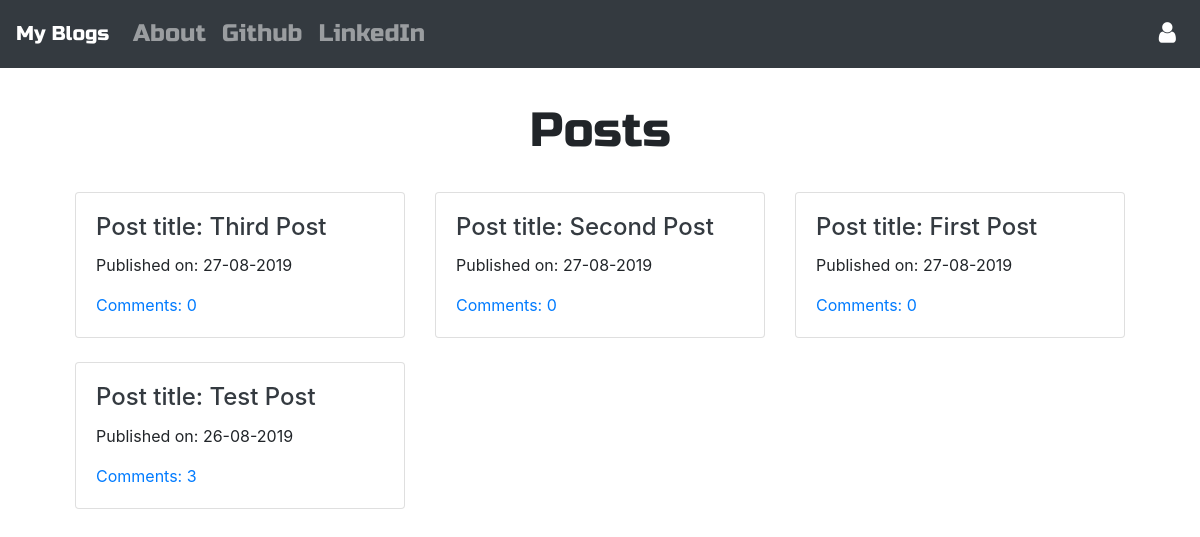
The page / on the database its author committed.
### blog/models.py (models this page shows, shortened)
class Post(models.Model):
    author = models.ForeignKey('auth.User', on_delete=models.CASCADE)
    title = models.CharField(max_length=200)
    text = models.TextField()
    created_date = models.DateTimeField(default=timezone.now())
    published_date  = models.DateTimeField(blank=True, null=True)
    def approve_comments(self):
        return self.comments.filter(approved_comment=True)

### blog/views.py (the view)
# urls.py: path('', views.PostListView.as_view(), name="post_list"),
class PostListView(ListView):
    model = Post
    def get_queryset(self):
        return Post.objects.filter(published_date__lte=timezone.now()).order_by('-published_date')

### blog/templates/blog/post_list.html
{% extends 'blog/base.html' %}
{% block content %}
 <div class="centerstage">
    <h1 class="text-center posttitle">Posts</h1>
    <div class="container">
      <div class="row">
        {% for post in post_list %}
          <div class="col-4">
            <div class="card mt-4">
                <div class="card-body float-left">
                    <h4 class="card-title"><a href="{% url 'blog:post_detail' pk=post.pk %}" class="text-dark">Post title: {{ post.title }}</a></h4>
                    <p class="card-text">Published on: {{ post.published_date|date:'d-m-Y' }}</p>
                    <a href="{% url 'blog:post_detail' pk=post.pk %}">Comments: {{ post.approve_comments.count }}</a>
                </div>
            </div>
          </div>
        {% endfor %}
      </div>
    </div>
  </div>
{% endblock %}

### blog/templates/blog/base.html (shortened to what this page needs)
<!DOCTYPE html>
{% load staticfiles %}
<html lang="en" dir="ltr">
  <head>
    <link rel="stylesheet" href="https://stackpath.bootstrapcdn.com/bootstrap/4.3.1/css/bootstrap.min.css">
    <link rel="stylesheet" href="//cdn.jsdelivr.net/npm/medium-editor@latest/dist/css/medium-editor.min.css" type="text/css" media="screen" charset="utf-8">
    <link rel="stylesheet" href="{% static 'css/blog.css' %}">
    <link href="https://stackpath.bootstrapcdn.com/font-awesome/4.7.0/css/font-awesome.min.css" rel="stylesheet">
  </head>
  <body>
    <nav class="navbar navbar-expand-sm techfont navbar-dark bg-dark">
        <a class="navbar-brand" href="{% url 'blog:post_list' %}">My Blogs</a>
        <div class="collapse navbar-collapse" id="collapsibleNavId">
            <ul class="navbar-nav mr-auto">
                <li class="nav-item">
                    <a class="nav-link" href="{% url 'blog:about' %}">About</a>
                </li>
                <li class="nav-item">
                    <a class="nav-link" href="https://www.github.com">Github</a>
                </li>
                <li class="nav-item">
                    <a class="nav-link" href="https://www.linkedin.com">LinkedIn</a>
                </li>
            </ul>
            <ul class="navbar-nav ml-auto mt-2 mt-lg-0">
              {% if user.is_authenticated %}
                <li class="nav-item">
                    <a class="nav-link">Welcome {{user.username}}!</a>
                </li>
                <li class="nav-item">
                    <a class="nav-link" href="{% url 'blog:post_new' %}">New Post</a>
                </li>
                <li class="nav-item">
                    <a class="nav-link" href="{% url 'blog:post_draft_list' %}">Drafts</a>
                </li>
                <li class="nav-item">
                    <a class="nav-link" href="{% url 'logout' %}">Log Out</a>
                </li>
              {% else %}
                <li class="nav-item active">
                    <a class="nav-link" href="{% url 'login' %}?next=/"><span class="fa fa-user"></span></a>
                </li>
              {% endif %}
            </ul>
        </div>
    </nav>
    <div class="container">
      <div class="row">
        <div class="col-md-12 ">
          <div class="blog_posts">
            <div class="container">
              <br />
              {% block content %}
              {% endblock %}
            </div>
          </div>
        </div>
      </div>
    </div>
  </body>
</html>

### blog/static/css/blog.css (style rules this page uses)
.techfont { font-family: 'Russo One', sans-serif; font-size: 1.5em; margin-bottom: 10px; }
.posttitle { font-family: 'Russo One', sans-serif; font-size: 3em; }
.centerstage { margin-left: auto; margin-right: auto; }

### rows shown on the page
Post: title "Third Post", published_date "27-08-2019", approve_comments.count "0"
Post: title "Second Post", published_date "27-08-2019", approve_comments.count "0"
Post: title "First Post", published_date "27-08-2019", approve_comments.count "0"
Post: title "Test Post", published_date "26-08-2019", approve_comments.count "3"
